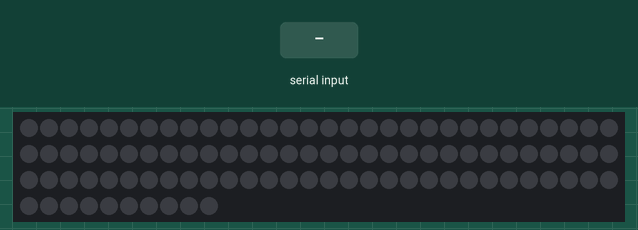
This sketch was run on a simulated Arduino Uno, built with avr-gcc and run on an emulated ATmega328P. On the bench: 100 RGB LEDs in strip order, left to right, continuing on the next row. The inputs (shaded band) are chosen by the test bench. Dim RGB values are drawn brighter than linear; the strip is taken to match the declared colour order; random numbers use the default seed unless the sketch sets one; what the sketch prints to the serial monitor is not drawn.

Above: at 1.2 s.
1.3 s: "c" received over Serial
3.2 s: "90,45\n" received over Serial
At 4.2 s:
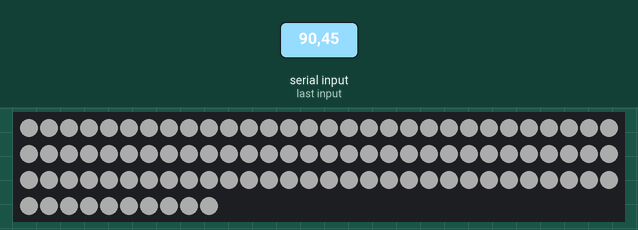
4.7 s: "30,150,10\n" received over Serial
At 5.3 s:
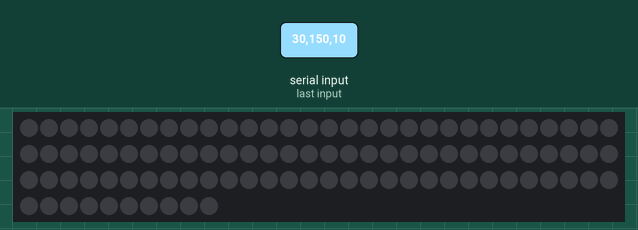
6.2 s: "1\n" received over Serial
At 7.4 s:
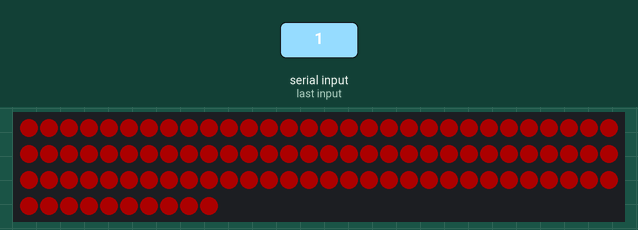
7.7 s: "2\n" received over Serial
At 8.7 s:
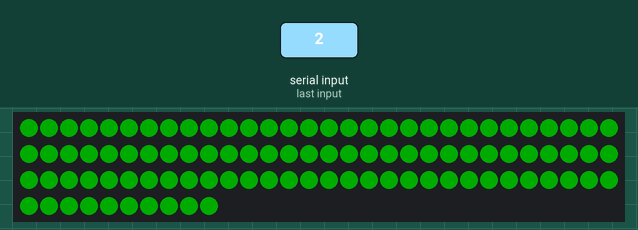
9.2 s: "i90\n" received over Serial
At 9.9 s:
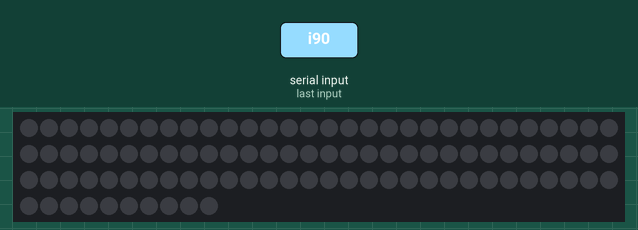
Timing chart, 0 to 11.7 s (numbered marks = the images above; inputs shaded):
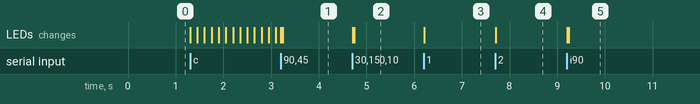

The sketch:

04_led_basic.ino
```cpp
/*
 * 04：LEDテープの基本テスト（UNO R3 / classic Nano・5V）
 *
 * 【何を見て確認するか】
 * シリアルモニタから命令を送り、実際のLEDテープの色・全長・動く向きを見ます。
 * フォトインタラプタとスイッチは不要です。起動直後は消灯しています。
 *
 * 【回路のつなぎ方】
 * ・PC --USB--> Arduino。所有済みDC12V電源の＋ --> 適切な保護/分配 --> LED +12V。
 * ・12V電源の－ --> GND分配点 --> LED GND。分配点からArduino GNDにも接続します。
 * ・D6 --> 直列抵抗R1（330～470Ω候補）--> 切らないテープの端のDIN/DAT。
 *   R1はDIN付近に配置し、DOUTやテープ中央へはつなぎません。D7は使いません。
 * ・C1を採用する場合：LED入口の+12VとGND間に470～1000µF・25V以上を配置。
 *   電解コンデンサの＋を+12V、－をGNDへ。保護定格・配線容量・極性は現物確認。
 * ・12VをArduinoの5V/GPIOへ入れず、LEDの大電流をArduinoに通しません。
 * ・配線替えは両電源OFF。接続確認後はLEDの12V→USBの順にON、終了はUSB→12V。
 *
 * 【シリアルモニタ：115200bps。1文字ずつ送信、改行は任意】
 * 0＝全消灯、1＝全体を赤、2＝緑、3＝青、4＝白。
 * c＝中央から両端へ光点が繰り返し移動、i＝A側が赤・B側が青。
 * 指定した色、端までの点灯、中央とA/Bの対応を見ます。再起動すると消灯に戻ります。
 * 設定はBikeConfig.h。100制御単位/色順BRG/800kHzは現物確認が必要な仮値です。
 * テープを展開し、電流・末端電圧・発熱の確認は別に行ってください。
 *
 * 詳しい図と端子表：プロジェクト内 docs/wiring/README.md。
 */
#include "src/BicycleLighting/LedBench.h"
LedBench app;
void setup() { app.begin(); }
void loop() { app.tick(); }
```

GoalShow.h
```cpp
#pragma once
#include <Arduino.h>
#include "BikeConfig.h"
#include "SessionLogic.h"

enum class GoalSeries : uint8_t { Standard, Tbt };

class GoalShow {
 public:
  struct Color {
    uint16_t hue;
    uint8_t saturation, value;
  };

  void setPreviewPattern(uint8_t pattern) { previewPattern_ = pattern; }
  void setSeries(GoalSeries series) { series_ = series; }

  static uint8_t patternCount(GoalSeries series) {
    return series == GoalSeries::Tbt ? BikeConfig::TBT_PATTERN_COUNT : BikeConfig::GOAL_PATTERN_COUNT;
  }
  static uint8_t rarePattern(GoalSeries series) {
    return series == GoalSeries::Tbt ? BikeConfig::TBT_RAREST_PATTERN : BikeConfig::GOAL_RAREST_PATTERN;
  }

  void update(uint8_t side, const RideView &view, bool accumulation,
              bool drawGoal = true, bool repeatAfterGoal = false) {
    Wing &wing = wings_[side];
    if (wing.sessionId != view.sessionId) {
      wing = Wing{};
      wing.sessionId = view.sessionId;
    }
    if (!view.totalPulses) {
      return;
    }
    if (!accumulation) {
      wing.flying = false;
      return;
    }
    const uint16_t calPulses = side ? BikeConfig::TIRE_CAL_PULSES_B : BikeConfig::TIRE_CAL_PULSES_A;
    const uint8_t calTurns = side ? BikeConfig::TIRE_CAL_TURNS_B : BikeConfig::TIRE_CAL_TURNS_A;
    const uint32_t shotUnits = uint32_t(view.difficulty.shotRevolutions) * calPulses;
    uint32_t earned;
    if (view.goalReached) {
      earned = goalShots(view.difficulty);
      if (repeatAfterGoal) {
        // Start a fresh shot interval at the goal, even if the final buildup shot was partial.
        const uint32_t goalPulses = (uint32_t(view.difficulty.targetRevolutions) * calPulses + calTurns - 1) / calTurns;
        const uint32_t extra = view.totalPulses - goalPulses;
        earned += min(extra, (UINT32_MAX - earned) / calTurns) * calTurns / shotUnits;
      }
    } else {
      earned = view.totalPulses * calTurns / shotUnits;
    }
    const uint32_t time = view.visualTimeMs;
    const bool active = view.phase == RidePhase::Riding || view.phase == RidePhase::Celebration;
    const bool newGoal = drawGoal && view.phase == RidePhase::Celebration && !wing.pattern;
    if (active && (earned > wing.earned || newGoal)) {
      wing.flightAt = time;
      wing.flying = true;
    }
    wing.earned = earned;
    if (wing.flying && time - wing.flightAt >= BikeConfig::GOAL_FLIGHT_MS) wing.flying = false;
    if (newGoal) {
      wing.series = series_;
      wing.pattern = choosePattern(wing.series);
      wing.announce = true;
    }
    if (wing.pattern && time - wing.flightAt >= BikeConfig::GOAL_FLIGHT_MS + 4200UL)
      wing.finale = true;
  }

  void logGoals() {
    for (uint8_t side = 0; side < 2; ++side) {
      Wing &wing = wings_[side];
      if (!wing.announce || Serial.availableForWrite() < 28) continue;
      Serial.print(side ? F("GOAL B id=") : F("GOAL A id="));
      Serial.print(wing.pattern);
      if (wing.series == GoalSeries::Tbt) Serial.print(F(" series=TBT"));
      Serial.println();
      wing.announce = false;
    }
  }

  struct Frame {
    uint16_t filled, head, hueShift;
    uint8_t pattern, phase, finale;
    GoalSeries series;
    bool flying;
  };

  Frame frame(uint8_t side, uint16_t half, const RideView &view) const {
    const Wing &wing = wings_[side];
    const uint32_t time = view.visualTimeMs;
    const uint16_t target = goalShots(view.difficulty);
    // A waiting wing keeps the full gauge lit under each additional shot.
    const uint16_t stored = wing.earned > target ? target : wing.earned - uint16_t(wing.flying);
    const uint16_t filled = (uint32_t(half) * stored + target - 1) / target;
    if (wing.flying) {
      const uint16_t head = (time - wing.flightAt) * 300UL / BikeConfig::GOAL_FLIGHT_MS;
      return {filled, head, 0, 0, 0, 0, wing.series, true};
    }
    if (!wing.pattern) {
      const bool afterglow = view.phase == RidePhase::Photo || view.phase == RidePhase::Fade;
      return {filled, 0, 0, 0, uint8_t(afterglow ? time / 12 : 0), 0, wing.series, false};
    }
    const uint32_t elapsed = time - wing.flightAt;
    const uint32_t age = elapsed >= BikeConfig::GOAL_FLIGHT_MS ? elapsed - BikeConfig::GOAL_FLIGHT_MS : 0;
    return {filled, 0, uint16_t(age * 13UL), wing.pattern, uint8_t(age / 5),
            uint8_t(wing.finale ? 2 : age >= 1800 ? 1 : 0), wing.series, false};
  }

  static Color color(const Frame &frame, uint8_t side, uint16_t depth, uint16_t half) {
    const uint8_t pos = half > 1 ? depth * 255U / (half - 1) : 0;
    if (frame.pattern) return frame.series == GoalSeries::Tbt
        ? tbtCelebration(frame, pos) : celebration(frame, pos);
    const uint16_t hue = side ? 6500 : 35000;
    if (frame.flying && frame.head >= pos && frame.head - pos < 52) {
      const uint8_t tail = frame.head - pos;
      return {hue, uint8_t(tail * 4), uint8_t(255 - tail * 2)};
    }
    if (half - depth <= frame.filled)
      return {hue, uint8_t(205 - pos / 3), uint8_t(110 + pos / 3 + wave(frame.phase) / 7)};
    return {hue, 255, 0};
  }

 private:
  struct Wing {
    uint32_t flightAt = 0;
    uint32_t earned = 0;
    uint8_t pattern = 0, sessionId = 0;
    GoalSeries series = GoalSeries::Standard;
    bool flying = false, finale = false, announce = false;
  };

  static uint16_t goalShots(RideDifficulty difficulty) {
    return (uint32_t(difficulty.targetRevolutions) + difficulty.shotRevolutions - 1) /
           difficulty.shotRevolutions;
  }

  uint8_t choosePattern(GoalSeries series) {
    const uint8_t count = patternCount(series);
    if (previewPattern_ && previewPattern_ <= count) return previewPattern_;
    if (!seeded_) {
      randomSeed(micros() | 1UL);
      seeded_ = true;
    }
    constexpr uint16_t standardTotal = BikeConfig::goalWeightSum(BikeConfig::GOAL_WEIGHTS, BikeConfig::GOAL_PATTERN_COUNT);
    constexpr uint16_t tbtTotal = BikeConfig::goalWeightSum(BikeConfig::TBT_WEIGHTS, BikeConfig::TBT_PATTERN_COUNT);
    const bool tbt = series == GoalSeries::Tbt;
    const uint8_t *weights = tbt ? BikeConfig::TBT_WEIGHTS : BikeConfig::GOAL_WEIGHTS;
    uint16_t ticket = random(tbt ? tbtTotal : standardTotal);
    for (uint8_t i = 0; i < count; ++i) {
      const uint8_t weight = weights[i];
      if (ticket < weight) return i + 1;
      ticket -= weight;
    }
    return count;
  }

  static uint8_t wave(uint8_t phase) {
    return phase < 128 ? phase * 2 : (255 - phase) * 2;
  }
  static uint8_t crest(uint8_t waveValue, uint8_t floor) {
    return waveValue > floor ? (waveValue - floor) * 255U / (254 - floor) : 0;
  }
  static Color lit(uint16_t hue, uint8_t light, uint8_t saturation = 235) {
    return {hue, uint8_t(saturation - uint16_t(saturation - 18) * light / 255),
            uint8_t(160 + uint16_t(light) * 95 / 255)};
  }
  static Color tbtCelebration(const Frame &frame, uint8_t pos) {
    switch (frame.pattern) {
      case 1: { // S-310 Akatsuki: Metro Blue and the first light of dawn.
        const uint8_t dawn = wave(frame.phase - pos / 2 + 24);
        const uint8_t edge = crest(dawn, 165);
        if (dawn > 165) return lit(2600 + uint16_t(edge) * 20, edge, 235);
        return {39000, 230, uint8_t(125 + dawn / 2)};
      }
      case 2: { // S-250 Sylphide: garnet ribbons carried by wind.
        const uint8_t ribbon = wave(frame.phase * 2 - pos * 2 - pos / 4);
        const uint8_t trailing = crest(wave(frame.phase * 2 - pos * 2 - pos / 4 + 80), 178);
        return lit(ribbon > 150 ? 64000 : 900, max(crest(ribbon, 150), uint8_t(trailing / 2)), 248);
      }
      case 3: { // S-290 Polaris: a fixed wingtip star and points that travel towards it.
        const uint8_t stars = crest(wave(frame.phase - pos * 3 - (pos / 43) * 19), 214);
        if (pos >= 231) {
          const uint8_t beacon = wave(frame.phase + 32);
          return {51000, uint8_t((255 - pos) * 3 + 18), uint8_t(205 + beacon / 6)};
        }
        if (stars) return lit(47900, stars, 100);
        return {47500, 235, uint8_t(88 + pos / 4)};
      }
      case 4: { // S-320 Element: two threads cross as they weave along the wing.
        const uint8_t threadA = crest(wave(frame.phase - pos * 2), 155);
        const uint8_t threadB = crest(wave(frame.phase * 2 + pos * 2 + 60), 155);
        if (threadA && threadB) return lit(25000, max(threadA, threadB), 75);
        if (threadB > threadA) return lit(18100, threadB, 240);
        return lit(32200, threadA, 238);
      }
      case 5: { // S-230 Cygnus: feather-like rows spread into a white-gold finale.
        const uint8_t feather = crest(wave(frame.phase - pos - (pos / 35) * 23), 150);
        const uint8_t shine = crest(wave(frame.phase + pos / 2 + 48), 150);
        if (frame.finale == 0) return lit(40500, feather, 130);
        if (frame.finale == 1) return lit(7400, max(feather, shine), 150);
        return lit(pos > 211 ? 6200 : 41000, max(max(feather, shine), uint8_t(110)), 95);
      }
      default: return {0, 0, 0};
    }
  }
  static Color celebration(const Frame &frame, uint8_t pos) {
    const uint8_t outward = wave(frame.phase - pos);
    const uint8_t inward = wave(frame.phase + pos + 64);
    const uint8_t bolt = crest(wave(frame.phase * 2 - pos - (pos / 40) * 9), 221);
    const uint8_t tipBurst = crest(wave(frame.phase - (255 - pos) / 2 + 48), 150);
    const uint8_t bloom = uint16_t(tipBurst) * pos / 255;
    const uint16_t rainbow = frame.hueShift - uint16_t(pos) * 260U;
    switch (frame.pattern) {
      case 1: {
        const uint8_t silver = crest(wave(frame.phase - pos + 84), 199);
        return lit(39500 - uint16_t(pos) * 37, max(max(bolt, silver), uint8_t(outward / 3)), 190);
      }
      case 2: return lit(3700 + uint16_t(pos) * 20, max(bloom, crest(outward, 215)));
      case 3: {
        const uint8_t rainbowCrest = outward / 2 + crest(outward, 194) / 2;
        return lit(pos > 214 ? 7900 : rainbow, max(bloom, rainbowCrest), 205);
      }
      case 4: {
        // Impact: the main front widens as it travels, followed by a weaker echo.
        const int16_t distance = int16_t(frame.phase) * 3 / 2 - pos;
        const uint8_t width = 24 + pos / 5;
        const uint8_t front = distance >= 0 && distance < width
            ? 255 - uint16_t(distance) * 255 / width : 0;
        const int16_t echoDistance = distance - 80;
        const uint8_t echo = echoDistance >= 0 && echoDistance < 24
            ? 120 - echoDistance * 5 : 0;
        return lit(49500 + uint16_t(pos) * 33, max(front, echo));
      }
      case 5: return outward >= inward ? lit(38200, crest(outward, 169))
                                      : lit(7350, crest(inward, 169));
      case 6: {
        // Comet: a white head moves ahead of a tail that fades from cyan to jade.
        const int16_t distance = int16_t(frame.phase) * 3 / 2 - pos;
        if (distance < 0 || distance >= 100) return {22000, 235, 105};
        if (distance < 9) return {31600, 20, 255};
        return {uint16_t(31600 - 105 * distance), 220,
                uint8_t(225 - uint16_t(distance) * 120 / 100)};
      }
      case BikeConfig::GOAL_RAREST_PATTERN:
        if (frame.finale == 0) return lit(39000, max(bolt, crest(outward, 165)), 150);
        if (frame.finale == 1) return lit(6700, max(bloom, crest(inward, 155)), 140);
        return lit(pos > 208 ? 7300 : 42000, max(max(bolt, bloom), uint8_t(85 + outward * 2U / 3U)), 115);
      case 8: {
        const uint8_t star = crest(wave(frame.phase - pos * 3 + 24), 225);
        if (star) return {7300, 180, uint8_t(210 + star / 6)};
        return lit(outward >= inward ? 500 : 22000, crest(max(outward, inward), 165) / 2);
      }
      default: return {0, 0, 0};
    }
  }

  Wing wings_[2];
  GoalSeries series_ = GoalSeries::Standard;
  uint8_t previewPattern_ = 0;
  bool seeded_ = false;
};
```

LedBench.h
```cpp
#pragma once
#include "StripOutputs.h"
class LedBench {
 public:
  void begin() {
    Serial.begin(BikeConfig::SERIAL_BAUD);
    ready_ = strip_.begin();
    Serial.println(ready_ ? F("LED OFF. 1=R 2=G 3=B 4=white c=center-out i=split R/B 0=OFF")
                         : F("ERROR: LED init"));
  }
  void tick() {
    if (!ready_) return;
    if (Serial.available()) {
      const char ch = char(Serial.read());
      if (ch >= '0' && ch <= '4') { test_ = ch - '0'; dirty_ = true; }
      else if (ch == 'c') { test_ = 5; step_ = 0; dirty_ = true; }
      else if (ch == 'i') { test_ = 6; dirty_ = true; }
    }
    const uint32_t now = millis();
    if (test_ == 5 && uint32_t(now - lastStep_) >= 150) { lastStep_ = now; ++step_; dirty_ = true; }
    if (dirty_ && uint32_t(now - lastFrame_) >= BikeConfig::LED_MIN_INTERVAL_MS) {
      lastFrame_ = now; strip_.basic(test_, step_); dirty_ = false;
    }
  }
 private:
  StripOutputs strip_;
  bool ready_ = false, dirty_ = false;
  uint8_t test_ = 0;
  uint16_t step_ = 0;
  uint32_t lastStep_ = 0, lastFrame_ = 0;
};
```

Source omitted: SessionLogic.h (6151 bytes), StormEffects.h (7474 bytes), StripOutputs.h (11902 bytes), BikeConfig.h (6118 bytes)

Measured:
- after the input at 4.7 s, the LEDs: first change at once (image 2 shows a later state)
- after the input at 6.2 s, the LEDs: change at once (image 3)
- after the input at 7.7 s, the LEDs: change at once (image 4)
- after the input at 9.2 s, the LEDs: first change at once (image 5 shows a later state)
